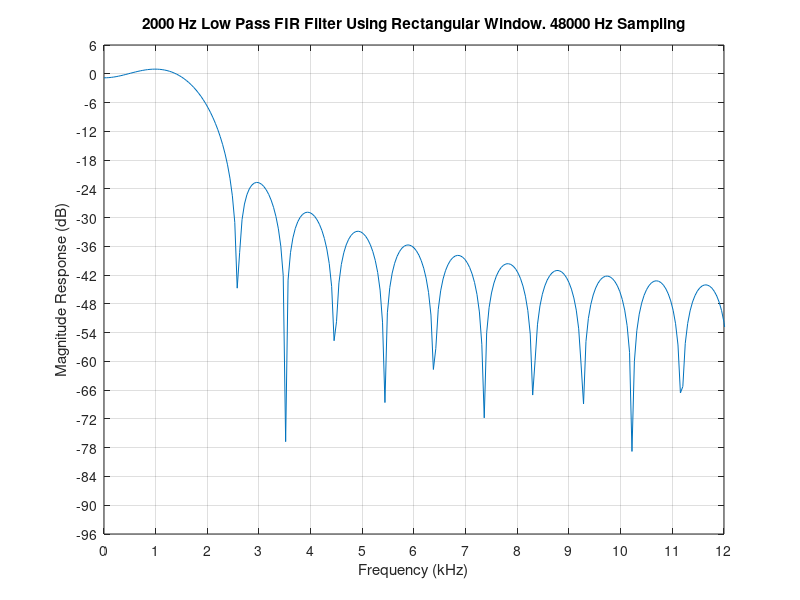

MATLAB code to generate this figure:
% fir_window_1.m
% Calculating FIR coefficients for different window functions

Fs = 48000;          % Sampling frequency 
FN = Fs/2;           % Nyquist frequency 
Fc = 2000/FN;        % Cutoff frequency normalised to FN
N = 51;              % 51 coefficients
hd = fir1 ( N-1, Fc, 'low', boxcar(N), 'noscale');
wn = boxcar(N);
hn = fir1 ( N-1, Fc, 'low', wn, 'noscale' ); % Calculate blackman window coefficients
[H,f] = freqz ( hn, 1, 512, Fs);
magnitude = 20 * log10(abs(H));
plot ( f, magnitude), grid on
xlabel ('Frequency (kHz)');
ylabel ('Magnitude Response (dB)');
title ('2000 Hz Low Pass FIR Filter Using Rectangular Window. 48000 Hz Sampling');
set (gca, 'xlim', [0, 12000])
set (gca, 'XTick', [0 1000 2000 3000 4000 5000 6000 7000 8000 9000 10000 11000 12000])
set (gca, 'XTickLabel', [0 1 2 3 4 5 6 7 8 9 10 11 12])
set (gca, 'ylim', [-96, 6])
set (gca, 'YTick', [-96 -90 -84 -78 -72 -66 -60 -54 -48 -42, -36, -30, -24, -18, -12, -6, 0, 6])
set (gca, 'YTickLabel', [-96 -90 -84 -78 -72 -66 -60 -54 -48 -42, -36, -30, -24, -18, -12, -6, 0, 6])
